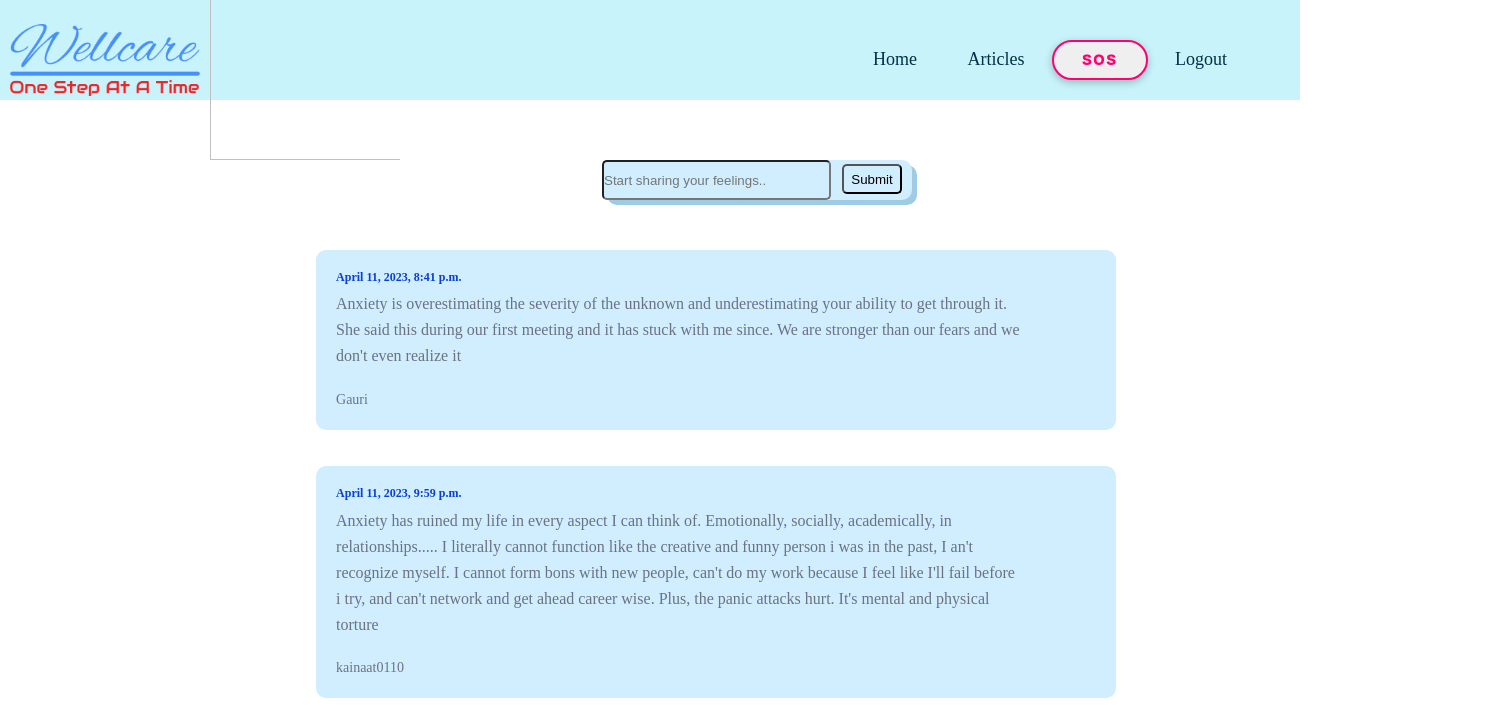
The app's page /ac.html with its own data.
### home/models.py (models this page shows, shortened)
class Commentac(models.Model):
    user = models.ForeignKey(User,on_delete=models.CASCADE)
    context = models.TextField()
    dates = models.DateTimeField(auto_now_add=True)

### home/views.py (the view, shortened to what this page needs)
# urls.py: path('ac.html',views.ac,name="ac"),
def ac(request):
    Comment1 = Commentac.objects.all()
    context = {'Comment1':Comment1}
    return render(request, "ac.html",context)

### home/templates/ac.html (shortened to what this page needs)
{%load static%}
<html>
  <head>
    <link rel="stylesheet" type="text/css" href="{% static 'comments.css'%}">
  </head>
  <body>
    <div class="bg">
        <body>
            <div class="container">
                    <div class="navbar">
                        <img src="{% static 'logo.png' %}" class="logo">
                        <img src="" class="logo">
                            <nav>
                                <ul>
                                    <li><a href="afterlogin.html">Home</a></li>
                                    <li><a href="blog_index.html">Articles</a></li>
                                    <button class="button1" onclick="sos()"> SOS</button>
                                    <li><a href="login.html">Logout</a></li>
                                </ul>
                            </nav>
                    </div>
            </div>
        <div class="Message">
            <form class="form" action="" method="post">
                <input class="form" title="Write Message" name="comment" placeholder="Start sharing your feelings..">
                <input class="submit" type="submit" value="Submit">
            </form>
        </div>
        {% for i in Comment1 %}
        <div>
            <div class="card">
                  <p class="date-time">{{i.dates}}</p>
                  <p class="comment" style="width:90%">{{i.context}}</p>
                  <div class="author">{{i.user}}</div>
             </div>
        </div>
        <br>
        <br>
        {% endfor %}
    </div>
</body>
</html>

### home/static/comments.css (style rules this page uses)
* { margin: 0; padding: 0; }
.container { height: 100px; width: 1300px; border: none; background-color: #c8f3fa; align-items: center; }
.navbar { width: 115%; height: 15vh; margin:auto; display: flex; align-items: center; font-size: large; }
.logo { width: 200px; cursor: pointer; padding-left: 10px; }
nav { flex:1.5; padding-left: 450px; }
nav ul li { display: inline-block; list-style: none; margin: 0px 23px; }
nav ul li a { text-decoration: none; color: #023047; }
.button1 { font-size: 14px; letter-spacing: 2px; text-transform: uppercase; display: inline-block; text-align: center; font-weight: bold; padding: 0.7em 2em; border: 2px solid #FF0072; border-radius: 22px; position: relative; box-shadow: 0 2px 10px rgba(0, 0, 0, 0.16), 0 3px 6px rgba(0, 0, 0, 0.1); color: #FF0072; text-decoration: none; transition: 0.3s ease all; z-index: 1; font-weight: 1000; }
.button1:before { transition: 0.5s all ease; position: absolute; top: 0; left: 50%; right: 50%; bottom: 0; opacity: 0; content: ''; background-color: #FF0072; z-index: -1; border-radius: 22px; }
* { box-sizing:border-box }
.card { position: relative; top: 150px; left: 21%; display: flex; flex-direction: column; justify-content: space-between; background-color: rgb(208, 238, 255); padding: 20px; width: 800px; border-radius: 10px; }
.date-time { color: rgba(7, 63, 216, 1); font-size: 12px; font-weight: 600; }
.comment { margin-top: 0.4rem; line-height: 1.625; color: rgba(107, 114, 128, 1); }
.author { margin-top: 1.3rem; font-size: 0.875rem; line-height: 1.25rem; color: rgba(107, 114, 128, 1); }
.Message { position: absolute; top: 160px; left: 40%; width: 310px; height: 40px; border-radius: 10px; background-color: rgb(208, 238, 255); transform: translate(0px,0px); box-shadow: 5px 5px rgb(159, 203, 228); }
.submit { width: 60px; height: 30px; border-radius: 5px; }

### home/templates/ac.html (style rules this page uses)
.form { background-color: rgb(208, 238, 255); color: black; height:40px; border-radius: 5px; width:86%; }
.submit { background-color: rgb(208, 238, 255); color: black; position: absolute; right:10px; top:4px; }

### records on screen
Commentac: dates "April 11, 2023, 8:41 p.m.", context "Anxiety is overestimating the severity of the unknown and underestimating your ability to get through it. She said this during our first meeting and it has stuck with me since. We are stronger than our fears and we don't even realize it", user "Gauri"
Commentac: dates "April 11, 2023, 9:59 p.m.", context "Anxiety has ruined my life in every aspect I can think of. Emotionally, socially, academically, in relationships..... I literally cannot function like the creative and funny person i was in the past, I an't recognize myself. I cannot form bons with new people, can't do my work because I feel like I'll fail before i try, and can't network and get ahead career wise. Plus, the panic attacks hurt. It's mental and physical torture", user "kainaat0110"
